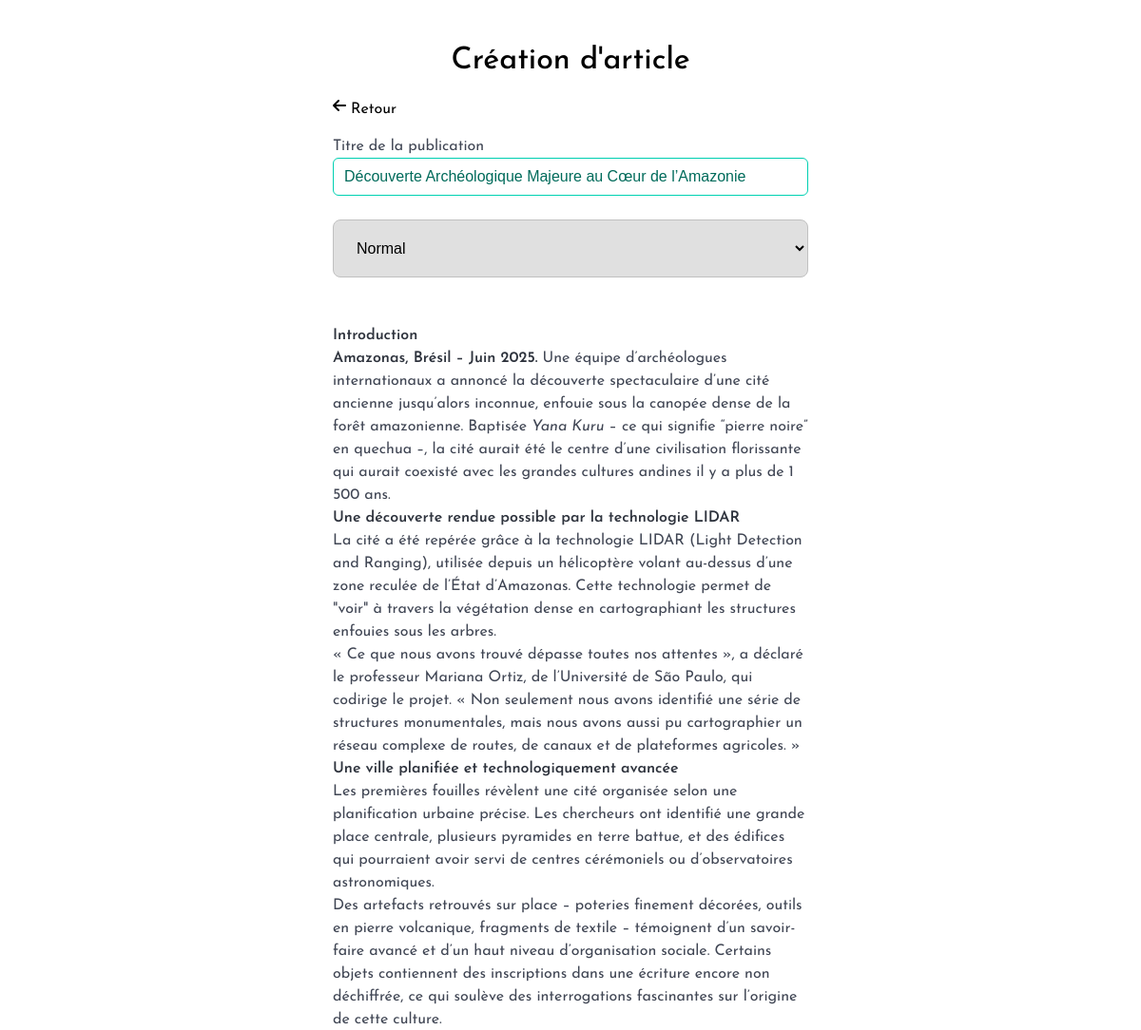
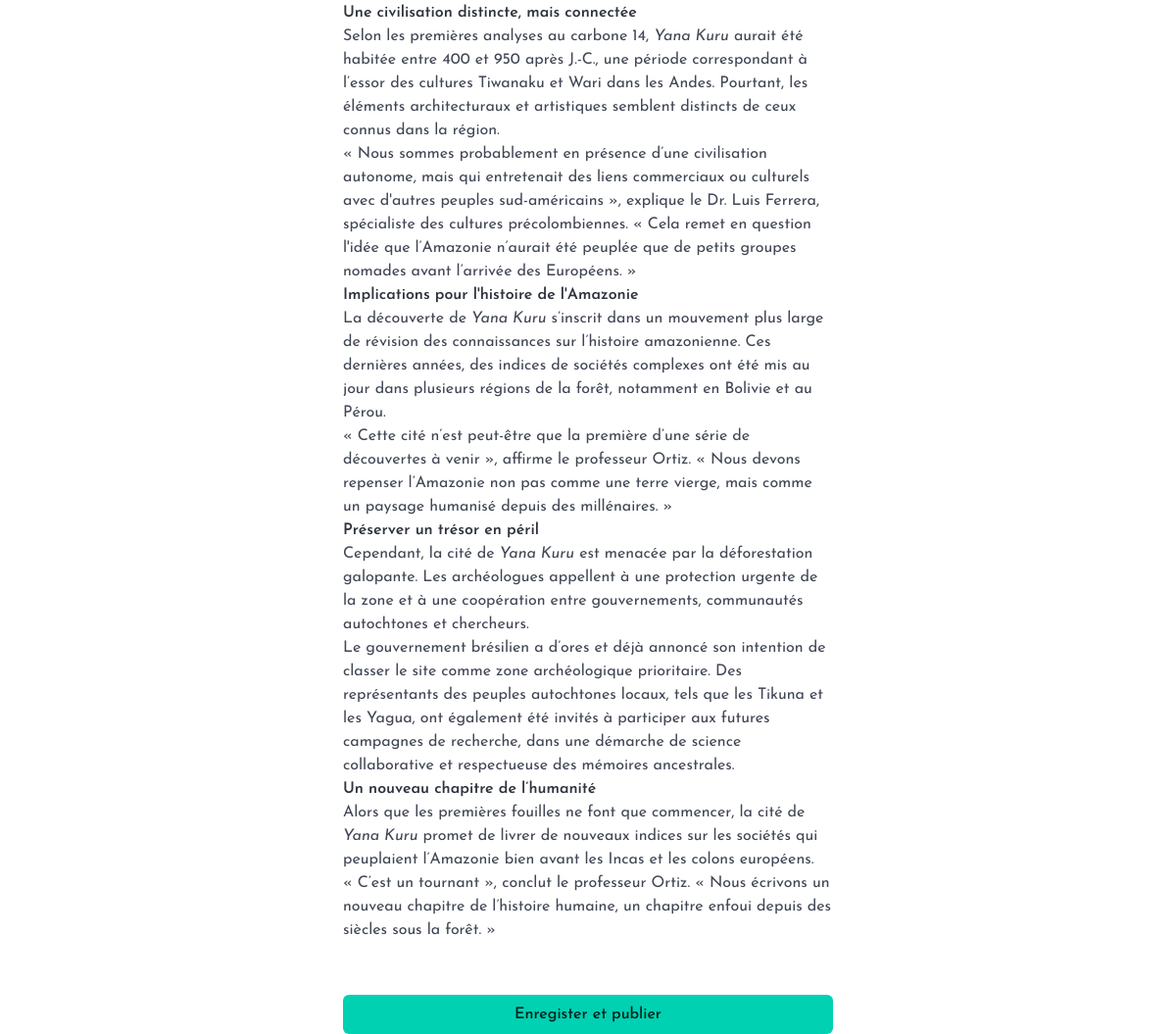
The page /admin/update_article.php?id=38 on the database its author committed (2 pictures, top to bottom).
### tables this page shows
CREATE TABLE IF NOT EXISTS `publication` (
  `id` int NOT NULL AUTO_INCREMENT,
  `title` varchar(255) NOT NULL,
  `photo` varchar(255) NOT NULL,
  `type` varchar(255) NOT NULL,
  `content` text NOT NULL,
  `create_at` date NOT NULL,
  `update_at` date NOT NULL,
  PRIMARY KEY (`id`)
);

### admin/update_article.php (the view, shortened to what this page needs)
<?php
$host = 'localhost';
$username = 'admin_archeo-it';
$password = 'Archeo-It2025';
$database = 'archeo_it';
$charset = 'utf8mb4';
$options = [
    PDO::ATTR_ERRMODE => PDO::ERRMODE_EXCEPTION,
    PDO::ATTR_DEFAULT_FETCH_MODE => PDO::FETCH_ASSOC,
    PDO::ATTR_EMULATE_PREPARES => false,
];
$dsn = "mysql:host=$host;dbname=$database;charset=$charset;port=3306";
try {
    $pdo = new PDO($dsn, $username, $password, $options);
} catch (\PDOException $e) {
    throw new \PDOException($e->getMessage(), (int)$e->getCode());
}
$idArticle = $_GET['id'];
$displayArticle = 'SELECT * FROM publication WHERE id = :id_article';
$stmt = $pdo->prepare($displayArticle);
$stmt->execute(['id_article' => $idArticle]);
$article = $stmt->fetch();
?>
<!DOCTYPE html>
<html lang="fr">
<head>
    <?php include '../includes/head.php'; ?>
    <link rel="stylesheet" href="../assets/css/update_article.css">
    <link href="https://cdn.jsdelivr.net/npm/quill@2.0.3/dist/quill.snow.css" rel="stylesheet">
</head>
<body>
<section>
    <form id="form-update" >
        <h1>Création d'article</h1>
        <a href="admin.php" style="text-decoration: none; color: black"><i class="fa-solid fa-arrow-left" style="color: #000000;"></i> Retour</a>
        <div id="article-information">
            <label for="title">Titre de la publication</label>
            <input class="input is-primary" type="text" name="title" id="title" value="<?= $article['title']?>">
        </div>
        <div id="toolbar-container">
            <select class="ql-header">
                <option selected>Normal</option>
            </select>
        </div>
        <div id="editor">
            <?= $article['content'] ?>
        </div>
        <br>
        <button type="submit" class="button is-primary" id="button-update">Enregister et publier </button>
    </form>
</section>
</body>
</html>

### assets/css/style.css (style rules this page uses)
:root { --font-primary: "Josefin Sans"; }
* { margin: 0; font-family: "Josefin Sans"; overflow-x: hidden; }
body { font-family: var(--font-primary); overflow-x: hidden; }

### assets/css/article.css (style rules this page uses)
#article span,h1,div { text-align: left; }

### assets/css/add_event.css (style rules this page uses)
h1 { text-align: center; font-size: xx-large; font-weight: 500; color: black; }

### assets/css/contact.css (style rules this page uses)
form { max-width: 500px; margin: 0 auto; text-align: left; display: flex; flex-direction: column; }
input, select, textarea { width: 100%; padding: 20px; margin-bottom: 10px; background-color: #e0e0e0; border: 1px solid #c0c0c0; border-radius: 8px; box-sizing: border-box; font-size: 1em; font-family: sans-serif; }

### assets/css/connection.css (style rules this page uses)
section { display: flex; flex-direction: column; justify-content: center; align-items: center; margin-top: 40px; }

### assets/css/update_article.css (style rules this page uses)
#form-update { display: flex; flex-direction: column; width: 100vh; justify-content: center; gap: 15px; }
#form-update h1 { text-align: center; font-size: xx-large; font-weight: 500; color: black; }

### rows shown on the page
publication: title "Découverte Archéologique Majeure au Cœur de l’Amazonie", content "Introduction Amazonas, Brésil – Juin 2025. Une équipe d’archéologues internationaux a annoncé la découverte spectaculaire d’une cité ancienne jusqu’alors inconnue, enfouie sous la canopée dense de la forêt amazonienne. Baptisée Yana Kuru – ce qui signifie “pierre noire” en quechua –, la cité aurait été le centre d’une civilisation florissante qui aurait coexisté avec les grandes cultures andines il y a plus de 1 500 ans. Une découverte rendue possible par la technologie LIDAR La cité a été repérée grâce à la technologie LIDAR (Light Detection and Ranging), utilisée depuis un hélicoptère volant au-dessus d’une zone reculée de l’État d’Amazonas. Cette technologie permet de \"voir\" à travers la…"
